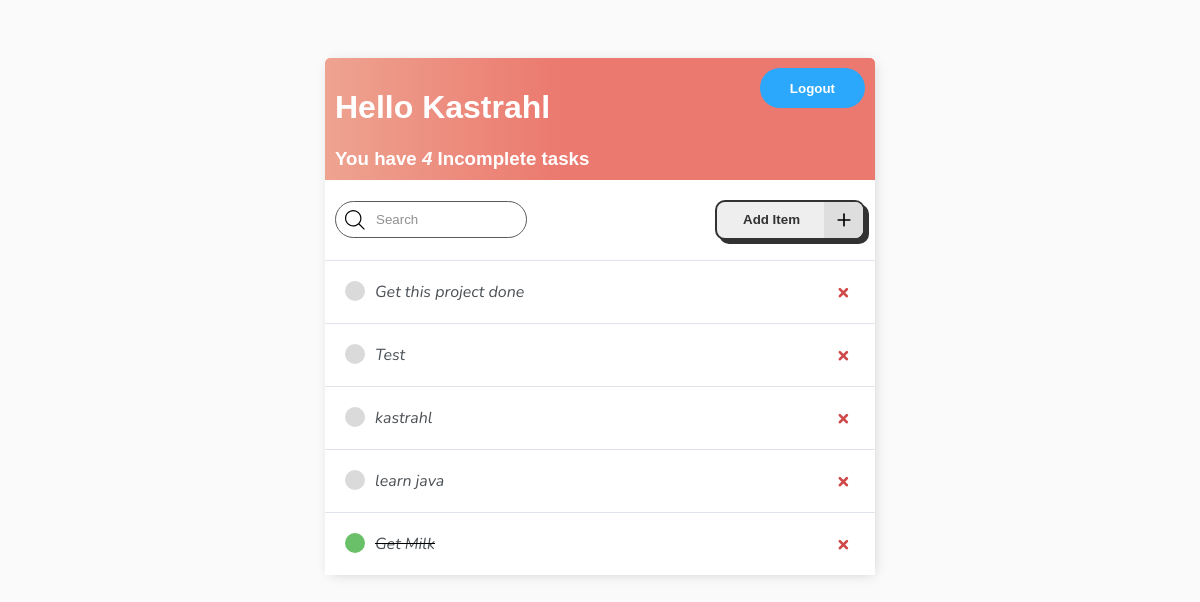
The app's page / (signed in) with its own data.
### base/models.py (models this page shows)
class Task(models.Model):
    user = models.ForeignKey(User, on_delete=models.CASCADE, null=True, blank=True)        #if user deleted all child tasks are deleted(CASCADE) or items to remain(SET_NULL)
    title = models.CharField(max_length=200)
    description = models.TextField(null=True, blank=True)
    complete = models.BooleanField(default=False)
    created = models.DateTimeField(auto_now_add=True)      # auto date time stamp
    def __str__(self):
        return self.title
    class Meta:
        ordering = ['complete']         #order by complete status

### base/views.py (the view)
# urls.py: path('', TaskList.as_view(), name='tasks'),                             # root URL - #base url thus empty string, view name
class TaskList( LoginRequiredMixin , ListView):                   # Listeview return a template with query set of data
    model = Task
    context_object_name = 'tasks'           # to assign variable context in HTML / simple view
    def get_context_data(self, **kwargs ):
        context = super().get_context_data(**kwargs)
        context['tasks'] = context['tasks'].filter(user=self.request.user)          #filter all tasks based on user
        context['count'] = context['tasks'].filter(complete=False).count()          #output of incomplete tasks
        search_input = self.request.GET.get('search-area') or ''
        if search_input:
            context['tasks'] = context['tasks'].filter(title__icontains=search_input)
        context['search_input'] = search_input
        return context

### base/templates/base/task_list.html (shortened to what this page needs)
{% extends 'base/main.html' %}
{% block content %}
<div class="header-bar">
    <div>
        <h1>Hello {{request.user | title}}</h1>
        <h3 style = "margin: 0"> You have <i>{{count}}</i> Incomplete task{{count|pluralize:"s"}} </h3>
    </div>
    {% if request.user.is_authenticated %}
    <form action="{% url 'logout' %}" method="post">
        <button type="submit" class="styled-button" >Logout</button>
    </form>
    {% else %}
    <a href="{% url 'login' %}" class="styled-button" >Log In</a>
    {% endif %}
</div>
<div class ="search-add-wrapper">
    <form class="container-input" method="get" id="search-form">
        <input type="text" class="input" id="search-input" placeholder="Search" name="search-area">
    </form>
    <a id="add-task" href="{% url 'task-create' %}" class="add-button-link" >
    <button class="button-add" type="button">
        <span class="button__text">Add Item</span>
        <span class="button__icon">
            <svg class="svg" fill="none" height="24" stroke="currentColor" stroke-linecap="round" stroke-linejoin="round" stroke-width="2" viewBox="0 0 24 24" width="24" xmlns="http://www.w3.org/2000/svg">
                <line x1="12" x2="12" y1="5" y2="19"></line>
                <line x1="5" x2="19" y1="12" y2="12"></line>
            </svg>
        </span>
    </button>
    </a>
</div>
<div class="task-item-wrapper" id="task-list">
    {% for task in tasks %}
        <div class="task-wrapper">
            {% if task.complete %}
                <div class="task-title">
                    <div class="task-complete-icon"></div>
                    <i><s><a href="{% url 'task-update' task.id %}">{{task}}</a></s></i>
                </div>
                <a class="delete-link" href="{% url 'task-delete' task.id %}">&#215;</a>
            {% else %}
                <div class="task-title">
                    <div class="task-incomplete-icon"></div>
                    <i><a href="{% url 'task-update' task.id %}">{{task}}</a></i>
                </div>
                <a class="delete-link" href="{% url 'task-delete' task.id %}">&#215;</a>
            {% endif %}
        </div>
    {% empty %}
    <h3>No Items in List</h3>
    {% endfor %}
</div>
{% endblock content %}

### base/static/style.css (style rules this page uses)
body { background-color:#FAFAFA; font-family: 'Nunito', sans-serif; padding-top: 50px; }
h1,h2,h3,h4,h5,h6 { font-family: 'Raleway', sans-serif; }
a,p { color: #4b5156; }
.header-bar { display: flex; justify-content: space-between; color: #fff; padding: 10px; border-radius: 5px 5px 0 0; background: linear-gradient(90deg, #EEA390 0%, #EB796F 43%, #EB796F 100%); }
button.styled-button, a.styled-button { padding: 12.5px 30px; border: 0; border-radius: 100px; background-color: #2ba8fb; color: #ffffff; font-weight: bold; text-decoration: none; display: inline-block; transition: all 0.5s; -webkit-transition: all 0.5s; }
.button-add { --main-focus: #2d8cf0; --font-color: #323232; --bg-color-sub: #dedede; --bg-color: #eee; --main-color: #323232; position: relative; width: 150px; height: 40px; cursor: pointer; display: flex; align-items: center; border: 2px solid var(--main-color); box-shadow: 4px 4px var(--main-color); background-color: var(--bg-color); border-radius: 10px; overflow: hidden; text-decoration: none; transition: all 0.3s; }
.search-add-wrapper { margin-top: 10px; margin-bottom: 10px; display: flex; justify-content: space-between; align-items: center; padding: 10px; }
.task-wrapper { display: flex; align-items: center; justify-content: space-between; background-color: #fff; border-top: 1px solid #dfe4ea; overflow: hidden; }
.task-title { display: flex; padding: 20px; }
.task-title a { text-decoration: none; color: #4b5156; margin-left: 10px; }
.task-complete-icon { height: 20px; width: 20px; background-color: rgb(105, 192, 105); border-radius: 50%; }
.task-incomplete-icon { height: 20px; width: 20px; background-color: rgb(218, 218, 218); border-radius: 50%; }
.delete-link { margin-right: 25px; text-decoration: none; font-weight: 900; color: #cf4949; font-size: 22px; line-height: 0; padding: 20px 0px; }
.container-input { position: relative; }
.input { width: 150px; padding: 10px 0px 10px 40px; border-radius: 9999px; border: solid 1px #333; transition: all .2s ease-in-out; outline: none; opacity: 0.8; }
.container-input svg { position: absolute; top: 50%; left: 10px; transform: translate(0, -50%); }
.button-add .button__text { color: var(--font-color); font-weight: 700; transition: all 0.3s; text-decoration: none !important; margin-left: 20px; }
.add-button-link { text-decoration: none; }
.button-add .button__icon { position: absolute; top: 0; right: 0; height: 100%; width: 39px; background-color: var(--bg-color-sub); display: flex; align-items: center; justify-content: center; transition: all 0.3s; }
.button-add .svg { width: 20px; fill: var(--main-color); }

### records on screen
Task: title "Get this project done"
Task: title "Test"
Task: title "kastrahl"
Task: title "learn java"
Task: title "Get Milk"

### other values on screen
{{ request.user | title }} "Kastrahl"
{{ count }} "4"
